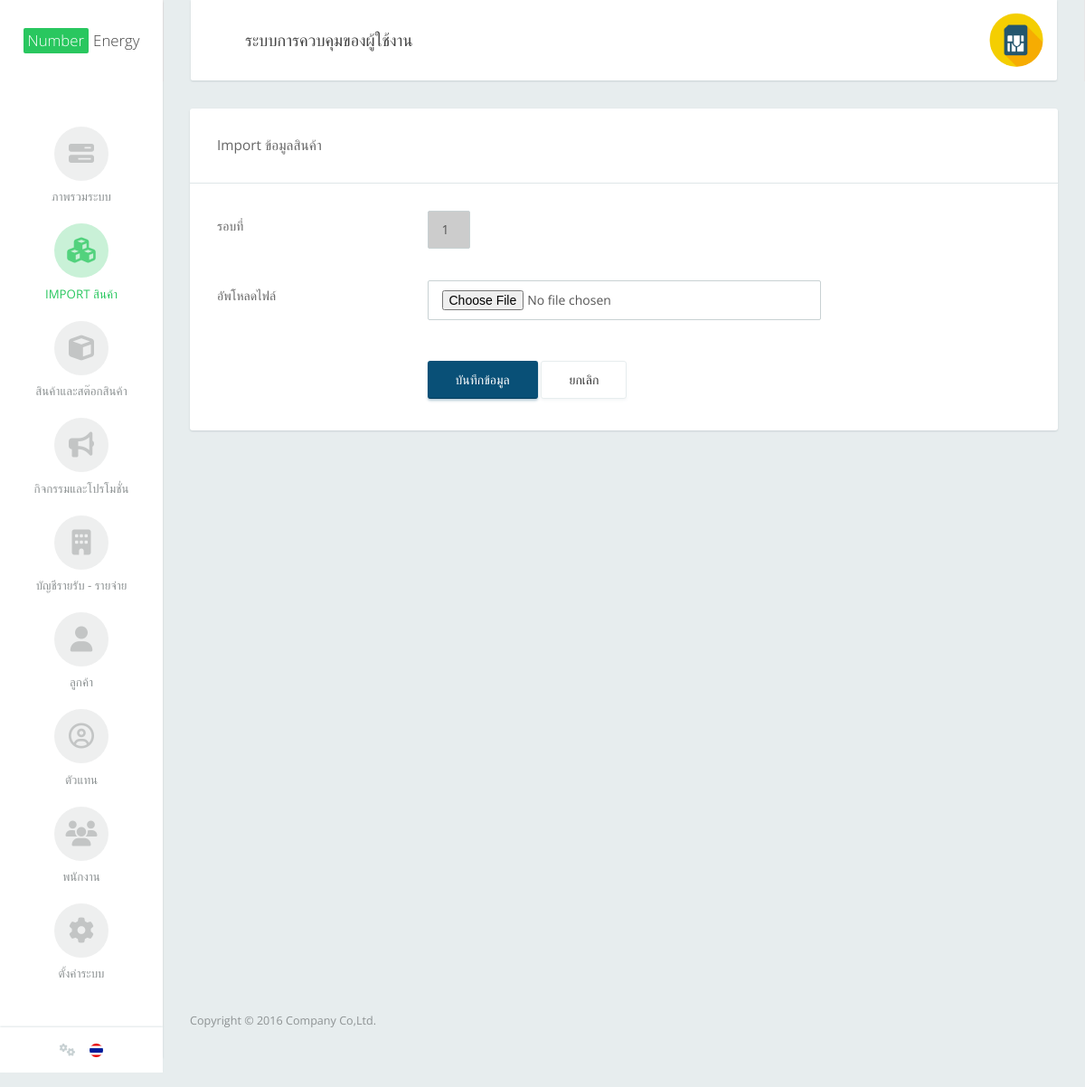
The app's page /index.php/admin/product_import (signed in), older data.
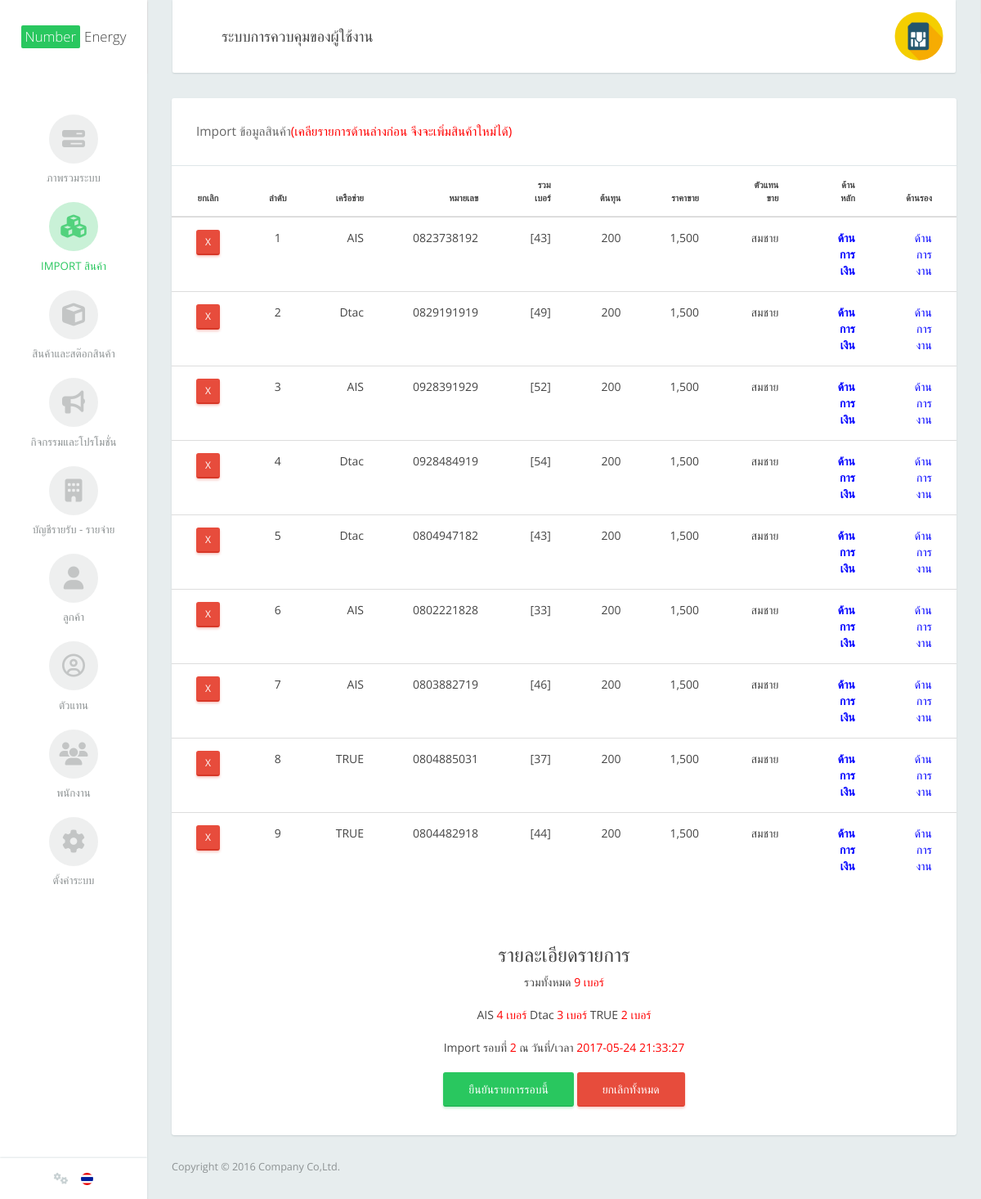
The same page, newer data.
### tables this page shows
CREATE TABLE `dmn_general_config` (
  `general_config_id` int(11) NOT NULL,
  `general_config_txt_top` varchar(100) NOT NULL,
  `general_config_txt_bot` varchar(100) NOT NULL,
  `general_config_pic` varchar(20) NOT NULL,
  `general_config_admin_pic` varchar(100) NOT NULL
);

CREATE TABLE `dmn_import_tmp` (
  `import_id` int(11) NOT NULL,
  `import_round` int(11) NOT NULL,
  `import_network_id` int(11) NOT NULL,
  `import_number` varchar(20) NOT NULL,
  `import_cost` int(11) NOT NULL,
  `import_price` int(11) NOT NULL,
  `import_agent_id` int(11) NOT NULL,
  `import_product_type` int(11) NOT NULL,
  `import_product_subtype` int(11) NOT NULL,
  `import_status` int(11) NOT NULL DEFAULT '0'
);

CREATE TABLE `dmn_mobile_network` (
  `mobile_network_id` int(11) NOT NULL,
  `mobile_network_code` varchar(100) NOT NULL,
  `mobile_network_name` varchar(200) NOT NULL,
  `mobile_network_pic` varchar(20) NOT NULL DEFAULT 'no_pic.png'
);

CREATE TABLE `dmn_agent` (
  `agent_id` int(11) NOT NULL,
  `agent_code` varchar(10) NOT NULL,
  `agent_name` varchar(100) NOT NULL,
  `agent_tel` varchar(20) NOT NULL,
  `agent_email` varchar(200) NOT NULL
);

CREATE TABLE `dmn_product_type` (
  `product_type_id` int(11) NOT NULL,
  `product_type_name` varchar(100) NOT NULL
);

CREATE TABLE `dmn_round` (
  `round_id` int(11) NOT NULL,
  `round_round` int(11) NOT NULL,
  `round_datetime` datetime NOT NULL
);

### application/controllers/Admin.php (called while the page is built, shortened)
<?php
class Admin extends CI_Controller {
	public function product_import()
	{
		$data['round'] = $this->Product_model->round_count();
		$data['import_round'] = $this->Product_model->import_round($data['round']);
		$data['mobile_network'] = $this->Product_model->mobile_network_list();
		$data['Import'] = $this->Product_model->import_list();
		$data['page'] = "admin/product_import";
		$this->load->view('admin/theme',$data);
	}
}

### index.php (called while the page is built, shortened)
<?php
require_once BASEPATH.'core/CodeIgniter.php';

### application/models/Homepage_model.php (called while the page is built, shortened)
<?php
class Homepage_model extends CI_Model {
	public function General_config()
	{
		$data = $this->db->get('dmn_general_config')->result_array();
		return $data;
	}
}

### application/models/Product_model.php (called while the page is built, shortened)
<?php
class Product_model extends CI_Model {
	public function mobile_network_list()
	{
		$this->db->order_by('mobile_network_code','asc');
		$query = $this->db->get('dmn_mobile_network');
		return $query->result_array();
	}
	public function round_count()
	{
		$query = $this->db
		->order_by('round_round',"DESC")
		->get('dmn_round')
		->result_array();
	 	return @$query[0]['round_round'];
	}
	public function import_round($round)
	{
		return $this->db->where('round_round',$round)->get('dmn_round')->result_array();
	}
	public function import_list()
	{
		$this->db->order_by('dmn_import_tmp.import_id','asc');
		$this->db->where('import_status', 0);
		$this->db->join('dmn_product_type','dmn_product_type.product_type_id = dmn_import_tmp.import_product_type');
		$this->db->join('dmn_mobile_network','dmn_mobile_network.mobile_network_id = dmn_import_tmp.import_network_id');
		$this->db->join('dmn_agent','dmn_agent.agent_id = dmn_import_tmp.import_agent_id');
		$query = $this->db->get('dmn_import_tmp')->result_array();
		$data = $this->Sub_Type_Number($query);
		$info = $this->Count_number_import($data);
		return $info;
	}
	public function Count_number_import($data)
	{
		$count_number = 0;
		$i=0;
		foreach ($data as $row) {
			$count = str_split($row['import_number']);
			foreach ($count as $number) {
				$count_number += $number;
			}
			$data[$i]['Count_number'] = $count_number;
			$count_number = 0;
			$i++;
		}
		return $data;
	}
	public function Sub_Type_Number($data)
	{
		$i=0;
		foreach ($data as $row) {
			$this->db->where('product_type_id',$row['import_product_subtype']);
			$query = $this->db->get('dmn_product_type')->result_array();
			$data[$i]['import_product_subtype_name'] = $query[0]['product_type_name'];
			$i++;
		}
		return $data;
	}
}

### application/views/admin/product_import.php (the view, shortened to what this page needs)
    <div class="col-md-12">
      <div class="card">
        <div class="card-header">
          <?php if (count(@$Import) > 0): ?>
          Import ข้อมูลสินค้า <span style="color:red;">(เคลียรายการด้านล่างก่อน จึงจะเพิ่มสินค้าใหม่ได้)</span>
          <?php else: ?>
          Import ข้อมูลสินค้า
          <?php endif; ?>
        </div>
        <?php if (count(@$Import) > 0): ?>
          <div class="card-body no-padding">
            <table class="datatable table table-hover primary" cellspacing="0" width="100%">
              <thead>
                <tr>
                  <th width="5%"><div align="center" style="font-size:11px;">ยกเลิก</div></th>
                  <th width="5%"><div align="center" style="font-size:11px;">ลำดับ</div></th>
                  <th><div align="right" style="font-size:11px;">เครือข่าย</div></th>
                  <th><div align="right" style="font-size:11px;">หมายเลข</div></th>
                  <th><div align="right" style="font-size:11px;">รวมเบอร์</div></th>
                  <th><div align="right" style="font-size:11px;">ต้นทุน</div></th>
                  <th><div align="right" style="font-size:11px;">ราคาขาย</div></th>
                  <th><div align="right" style="font-size:11px;">ตัวแทนขาย</div></th>
                  <th><div align="right" style="font-size:11px;">ด้านหลัก</div></th>
                  <th><div align="right" style="font-size:11px;">ด้านรอง</div></th>
                </tr>
              </thead>
              <tbody>
                <?php echo form_open('Product_process/remove_import_by_id/'.$import_round[0]['round_round']) ?>
                <?php $i = 1 ?>
                <?php foreach($Import as $row){ ?>
                <tr>
                  <td align="center"><a href="<?php echo SITE_URL('Product_process/remove_import_by_id/'.$row['import_id']."/".$import_round[0]['round_round']) ?>" class="btn btn-danger btn-xs" onClick="javascript:return confirm('คุณต้องการลบรายการนี้ใช่หรือไม่');">X</td>
                  <td align="center"><?php echo $i ?></td>
                  <td align="right"><?php echo $row['mobile_network_name']?></td>
                  <td align="right"><?php echo $row['import_number']?></td>
                  <td align="right">[<?php echo $row['Count_number']?>]</td>
                  <td align="right"><?php echo number_format($row['import_cost'])?></td>
                  <td align="right"><?php echo number_format($row['import_price'])?></td>
                  <td align="right"><?php echo $row['agent_name']?></td>
                  <td align="right"><span style="color:blue;"><b><?php echo $row['product_type_name']?></b></span></td>
                  <td align="right"><span style="color:blue;"><?php echo $row['import_product_subtype_name']?></span></td>
                </tr>
                <?php $i++ ?>
                <?php } ?>
              </tbody>
            </table>
            <div align="center" style="padding:30px;">
              <h3>รายละเอียดรายการ</h3>
              <div style="margin-bottom:20px;">
                รวมทั้งหมด <span style='color:red;'><?php echo count(@$Import); ?> เบอร์</span>
              </div>
              <div style="margin-bottom:20px;">
                <?php foreach ($mobile_network as $row): ?>
                  <?php echo $row['mobile_network_name'] ?>
                    <?php
                    $this->db->where('import_round',$import_round[0]['round_round']);
                    $this->db->where('import_network_id',$row['mobile_network_id']);
                    echo "<span style='color:red;'>".$this->db->count_all_results('dmn_import_tmp')." เบอร์</span> ";
                    ?>
                <?php endforeach; ?>
              </div>
                <div style="margin-bottom:20px;">
                  Import รอบที่ <span style="color:red;"><?php echo $import_round[0]['round_round'] ?></span>
                  ณ วันที่/เวลา <span style="color:red;"><?php echo $import_round[0]['round_datetime']  ?></span>
                </div>
                <a href="<?php echo SITE_URL('') ?>" class="btn btn-success"> ยืนยันรายการรอบนี้ </a>
                <a href="<?php echo SITE_URL('Product_process/remove_import/'.$import_round[0]['round_round']) ?>" class="btn btn-danger" onClick="javascript:return confirm('คุณต้องการยกเลิกรายการทั้งหมดนี้ใช่หรือไม่');"> ยกเลิกทั้งหมด </a>
            </div>
          </div>
        <?php else: ?>
        <div class="card-body">
          <?php echo form_open_multipart('Product_process/product_upload','class="form form-horizontal"')?>
  <div class="section">
    <div class="section-body">
    <div class="form-group">
        <div class="col-md-3">
          <label class="control-label">รอบที่</label>
        </div>
        <div class="col-md-1">
          <input type="text" name="product_round" id="product_round" value="<?php echo $round+1 ?>" readonly="readonly" style="background-color:#CCC;" class="form-control">
        </div>
      </div>
      <div class="form-group">
              <div class="col-md-3">
              </div>
            </div>
            <div class="form-group">
              <div class="col-md-3">
              </div>
            </div>
      <div class="form-group">
        <div class="col-md-3">
          <label class="control-label">อัพโหลดไฟล์</label>
        </div>
        <div class="col-md-6">
          <input name="product_data_upload" id="product_data_upload" type="file" class="form-control" required="required" />
        </div>
      </div>
    </div>
  </div>
  <div class="form-footer">
    <div class="form-group">
      <div class="col-md-9 col-md-offset-3">
        <button type="submit" class="btn btn-primary">บันทึกข้อมูล</button>
        <a href="<?php echo site_url('Admin/product_import')?>"><button type="button" class="btn btn-default">ยกเลิก</button></a>
      </div>
    </div>
  </div>
<?php echo form_close()?>
        </div>
      <?php endif; ?>
      </div>
    </div>

### application/views/admin/theme.php (shortened to what this page needs)
<!DOCTYPE html>
<html>
<head>
  <link rel="stylesheet" type="text/css" href="<?php echo base_url()?>theme/assets/css/vendor.css">
  <link rel="stylesheet" type="text/css" href="<?php echo base_url()?>theme/assets/css/flat-admin.css">
  <link rel="stylesheet" type="text/css" href="<?php echo base_url()?>theme/font-awesome/css/font-awesome.min.css">
  <link rel="stylesheet" type="text/css" href="<?php echo base_url()?>theme/assets/css/theme/blue-sky.css">
  <link rel="stylesheet" type="text/css" href="<?php echo base_url()?>theme/assets/css/theme/blue.css">
  <link rel="stylesheet" type="text/css" href="<?php echo base_url()?>theme/assets/css/theme/red.css">
  <link rel="stylesheet" type="text/css" href="<?php echo base_url()?>theme/assets/css/theme/yellow.css">
  <link rel="stylesheet" href="<?php echo base_url()?>theme/js/jQueryCalendarThai/SpecialDateSheet.css" />
  <link rel="stylesheet" href="<?php echo base_url()?>theme/js/jQueryCalendarThai/jquery-ui-1.11.4.custom.css" />
  <link rel="stylesheet" href="http://fontawesome.io/assets/font-awesome/css/font-awesome.css">
</head>
<?php
  $Config = $this->Homepage_model->General_config();
 ?>
<body>
  <div class="app app-default">
<aside class="app-sidebar" id="sidebar">
  <div class="sidebar-header">
    <a class="sidebar-brand" href="#"><span class="highlight">Number</span> Energy</a>
  </div>
  <div class="sidebar-menu">
    <ul class="sidebar-nav">
      <li <?php if($this->uri->segment(2)=="index"){ ?>class="active"<?php } ?>>
        <a href="<?php echo site_url('Admin/index')?>">
          <div class="icon">
            <i class="fa fa-tasks" aria-hidden="true"></i>
          </div>
          <div class="title">ภาพรวมระบบ</div>
        </a>
      </li>
      <li <?php if($this->uri->segment(2)=="product_import"){ ?>class="active"<?php } ?>>
        <a href="<?php echo site_url('Admin/product_import')?>">
          <div class="icon">
            <i class="fa fa-cubes" aria-hidden="true"></i>
          </div>
          <div class="title">Import สินค้า</div>
        </a>
      </li>
      <li <?php if($this->uri->segment(2)=="product_list"||$this->uri->segment(2)=="product_insert"||$this->uri->segment(2)=="product_update"||$this->uri->segment(2)=="product_detail"){ ?>class="active"<?php } ?>>
        <a href="<?php echo site_url('Admin/product_list')?>">
          <div class="icon">
            <i class="fa fa-cube" aria-hidden="true"></i>
          </div>
          <div class="title">สินค้าและสต๊อกสินค้า</div>
        </a>
      </li>
      <li <?php if($this->uri->segment(2)=="actipromo_list"||$this->uri->segment(2)=="actipromo_insert"||$this->uri->segment(2)=="actipromo_update"){ ?>class="active"<?php } ?>>
        <a href="<?php echo site_url('Admin/actipromo_list')?>">
          <div class="icon">
            <i class="fa fa-bullhorn" aria-hidden="true"></i>
          </div>
          <div class="title">กิจกรรมและโปรโมชั่น</div>
        </a>
      </li>
      <li <?php if($this->uri->segment(2)=="account_list"||$this->uri->segment(2)=="account_insert"||$this->uri->segment(2)=="account_detail"){ ?>class="active"<?php } ?>>
        <a href="<?php echo site_url('Admin/account_list')?>">
          <div class="icon">
            <i class="fa fa-building" aria-hidden="true"></i>
          </div>
          <div class="title">บัญชีรายรับ - รายจ่าย</div>
        </a>
      </li>
      <li <?php if($this->uri->segment(2)=="customer_list"||$this->uri->segment(2)=="customer_insert"||$this->uri->segment(2)=="customer_update"){ ?>class="active"<?php } ?>>
        <a href="<?php echo site_url('Admin/customer_list')?>">
          <div class="icon">
            <i class="fa fa-user" aria-hidden="true"></i>
          </div>
          <div class="title">ลูกค้า</div>
        </a>
      </li>
      <li <?php if($this->uri->segment(2)=="agent_list"||$this->uri->segment(2)=="agent_insert"||$this->uri->segment(2)=="agent_update"){ ?>class="active"<?php } ?>>
        <a href="<?php echo site_url('Admin/agent_list')?>">
          <div class="icon">
            <i class="fa fa-user-circle-o" aria-hidden="true"></i>
          </div>
          <div class="title">ตัวแทน</div>
        </a>
      </li>
      <li <?php if($this->uri->segment(2)=="employees_list"||$this->uri->segment(2)=="employees_insert"||$this->uri->segment(2)=="employees_update"){ ?>class="active"<?php } ?>>
        <a href="<?php echo site_url('Admin/employees_list')?>">
          <div class="icon">
            <i class="fa fa-users" aria-hidden="true"></i>
          </div>
          <div class="title">พนักงาน</div>
        </a>
      </li>
      <li class="dropdown <?php if($this->uri->segment(2)=="account_category_list"||$this->uri->segment(2)=="account_category_insert"||$this->uri->segment(2)=="account_category_update"||$this->uri->segment(2)=="mobile_network_list"||$this->uri->segment(2)=="mobile_network_insert"||$this->uri->segment(2)=="mobile_network_update"){ ?>active<?php } ?>">
        <a href="#" class="dropdown-toggle" data-toggle="dropdown">
          <div class="icon">
            <i class="fa fa-cog" aria-hidden="true"></i>
          </div>
          <div class="title">ตั้งค่าระบบ</div>
        </a>
      </li>
    </ul>
  </div>
  <div class="sidebar-footer">
    <ul class="menu">
      <li>
        <a href="/" class="dropdown-toggle" data-toggle="dropdown">
          <i class="fa fa-cogs" aria-hidden="true"></i>
        </a>
      </li>
      <li><a href="#"><span class="flag-icon flag-icon-th flag-icon-squared"></span></a></li>
    </ul>
  </div>
</aside>
<div class="app-container">
  <nav class="navbar navbar-default" id="navbar">
  <div class="container-fluid">
    <div class="navbar-collapse collapse in">
      <ul class="nav navbar-nav navbar-left">
        <li class="navbar-title">ระบบการควบคุมของผู้ใช้งาน</li>
      </ul>
      <ul class="nav navbar-nav navbar-right">
        <li class="dropdown profile">
          <a href="/html/pages/profile.html" class="dropdown-toggle"  data-toggle="dropdown">
            <img class="profile-img" src="<?php echo base_url('theme/assets/images/'.$Config[0]['general_config_admin_pic'])?>">
          </a>
        </li>
      </ul>
    </div>
  </div>
</nav>
  <div class="row" style="height:1000px;">
<?php $this->load->view($page)?>
</div>
  <footer class="app-footer">
  <div class="row">
    <div class="col-xs-12">
      <div class="footer-copyright">
        Copyright © 2016 Company Co,Ltd.
      </div>
    </div>
  </div>
</footer>
</div>
  </div>
</body>
</html>

Row changes from the older to the newer data that the page shows:
added dmn_import_tmp: dmn_mobile_network.mobile_network_name "AIS", import_number "0823738192", Count_number "43", import_cost "200", import_price "1,500", dmn_agent.agent_name "สมชาย", dmn_product_type.product_type_name "ด้านการเงิน", import_product_subtype_name "ด้านการงาน"
added dmn_import_tmp: dmn_mobile_network.mobile_network_name "Dtac", import_number "0829191919", Count_number "49", import_cost "200", import_price "1,500", dmn_agent.agent_name "สมชาย", dmn_product_type.product_type_name "ด้านการเงิน", import_product_subtype_name "ด้านการงาน"
added dmn_import_tmp: dmn_mobile_network.mobile_network_name "AIS", import_number "0928391929", Count_number "52", import_cost "200", import_price "1,500", dmn_agent.agent_name "สมชาย", dmn_product_type.product_type_name "ด้านการเงิน", import_product_subtype_name "ด้านการงาน"
added dmn_import_tmp: dmn_mobile_network.mobile_network_name "Dtac", import_number "0928484919", Count_number "54", import_cost "200", import_price "1,500", dmn_agent.agent_name "สมชาย", dmn_product_type.product_type_name "ด้านการเงิน", import_product_subtype_name "ด้านการงาน"
added dmn_import_tmp: dmn_mobile_network.mobile_network_name "Dtac", import_number "0804947182", Count_number "43", import_cost "200", import_price "1,500", dmn_agent.agent_name "สมชาย", dmn_product_type.product_type_name "ด้านการเงิน", import_product_subtype_name "ด้านการงาน"
added dmn_import_tmp: dmn_mobile_network.mobile_network_name "AIS", import_number "0802221828", Count_number "33", import_cost "200", import_price "1,500", dmn_agent.agent_name "สมชาย", dmn_product_type.product_type_name "ด้านการเงิน", import_product_subtype_name "ด้านการงาน"
added dmn_import_tmp: dmn_mobile_network.mobile_network_name "AIS", import_number "0803882719", Count_number "46", import_cost "200", import_price "1,500", dmn_agent.agent_name "สมชาย", dmn_product_type.product_type_name "ด้านการเงิน", import_product_subtype_name "ด้านการงาน"
added dmn_import_tmp: dmn_mobile_network.mobile_network_name "TRUE", import_number "0804885031", Count_number "37", import_cost "200", import_price "1,500", dmn_agent.agent_name "สมชาย", dmn_product_type.product_type_name "ด้านการเงิน", import_product_subtype_name "ด้านการงาน"
added dmn_import_tmp: dmn_mobile_network.mobile_network_name "TRUE", import_number "0804482918", Count_number "44", import_cost "200", import_price "1,500", dmn_agent.agent_name "สมชาย", dmn_product_type.product_type_name "ด้านการเงิน", import_product_subtype_name "ด้านการงาน"
now on this page (row unchanged): dmn_mobile_network: mobile_network_name "AIS", count_all_results "4"
now on this page (row unchanged): dmn_mobile_network: mobile_network_name "Dtac", count_all_results "3"
added dmn_mobile_network: mobile_network_name "TRUE", count_all_results "2"
added dmn_round: round_round "2", round_datetime "2017-05-24 21:33:27"
Text that changed along with them:
count(@$Import): (not shown) → "9"
form field product_round: "1" → (not shown)
text no longer shown: "รอบที่ อัพโหลดไฟล์ บันทึกข้อมูล"
text now shown: "(เคลียรายการด้านล่างก่อน จึงจะเพิ่มสินค้าใหม่ได้) ลำดับ เครือข่าย หมายเลข รวมเบอร์ ต้นทุน ราคาขาย ตัวแทนขาย ด้านหลัก ด้านรอง รายละเอียดรายการ รวมทั้งหมด เบอร์ Import รอบที่ ณ วันที่/เวลา ยืนยันรายการรอบนี้ ยกเลิกทั้งหมด"
